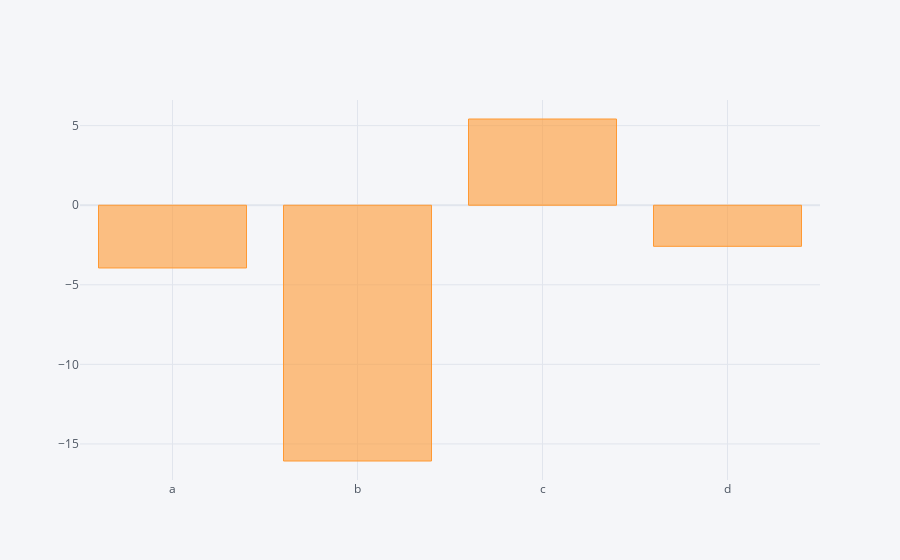

Notebook code for this chart:
### Code cell
dataframe.sum().iplot(kind='bar')

### Figure 1 — Plotly figure (JSON) as saved in the notebook; plotly's stock layout.template omitted (floating-point values rounded to 4 significant figures)
{"data": [{"marker": {"color": "rgba(255, 153, 51, 0.6)", "line": {"color": "rgba(255, 153, 51, 1.0)", "width": 1}}, "name": "None", "orientation": "v", "text": "", "type": "bar", "x": ["a", "b", "c", "d"], "y": [-3.943, -16.07, 5.418, -2.582]}], "layout": {"legend": {"bgcolor": "#F5F6F9", "font": {"color": "#4D5663"}}, "paper_bgcolor": "#F5F6F9", "plot_bgcolor": "#F5F6F9", "title": {"font": {"color": "#4D5663"}}, "xaxis": {"gridcolor": "#E1E5ED", "showgrid": true, "tickfont": {"color": "#4D5663"}, "title": {"font": {"color": "#4D5663"}, "text": ""}, "zerolinecolor": "#E1E5ED"}, "yaxis": {"gridcolor": "#E1E5ED", "showgrid": true, "tickfont": {"color": "#4D5663"}, "title": {"font": {"color": "#4D5663"}, "text": ""}, "zerolinecolor": "#E1E5ED"}}}
